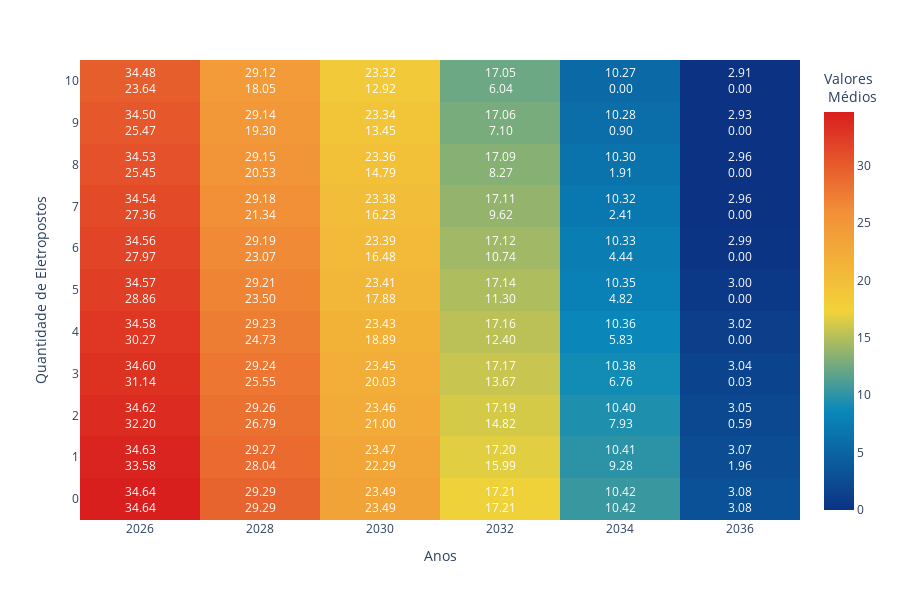

Notebook cell for this chart:
### Code cell
fig1 = conventional_heatmap(target_matrix= vsm_138_matrix)

fig1.show()

### Figure 1 — Plotly figure (JSON) as saved in the notebook; plotly's stock layout.template omitted (floating-point values rounded to 4 significant figures)
{"data": [{"coloraxis": "coloraxis", "hovertemplate": "Years: %{x}<br>Penetration Levels: %{y}<br>Valores <br> Médios: %{z}<extra></extra>", "name": "0", "type": "heatmap", "x": [2026, 2028, 2030, 2032, 2034, 2036], "xaxis": "x", "y": [10, 9, 8, 7, 6, 5, 4, 3, 2, 1, 0], "yaxis": "y", "z": [[34.64, 29.29, 23.49, 17.21, 10.42, 3.08], [34.16, 28.8, 23.0, 16.72, 9.936, 2.591], [33.67, 28.31, 22.51, 16.24, 9.446, 2.104], [33.18, 27.82, 22.02, 15.75, 8.962, 1.614], [32.7, 27.33, 21.54, 15.26, 8.475, 1.131], [32.21, 26.85, 21.05, 14.78, 7.984, 0.6413], [31.72, 26.36, 20.57, 14.29, 7.499, 0.1478], [31.23, 25.87, 20.07, 13.8, 7.011, 0], [30.75, 25.38, 19.58, 13.31, 6.525, 0], [30.25, 24.89, 19.09, 12.82, 6.03, 0], [29.77, 24.41, 18.61, 12.33, 5.548, 0]]}], "layout": {"annotations": [{"align": "center", "font": {"color": "white"}, "showarrow": false, "text": "34.48<br>23.64", "x": 2026, "y": 0}, {"align": "center", "font": {"color": "white"}, "showarrow": false, "text": "34.50<br>25.47", "x": 2026, "y": 1}, {"align": "center", "font": {"color": "white"}, "showarrow": false, "text": "34.53<br>25.45", "x": 2026, "y": 2}, {"align": "center", "font": {"color": "white"}, "showarrow": false, "text": "34.54<br>27.36", "x": 2026, "y": 3}, {"align": "center", "font": {"color": "white"}, "showarrow": false, "text": "34.56<br>27.97", "x": 2026, "y": 4}, {"align": "center", "font": {"color": "white"}, "showarrow": false, "text": "34.57<br>28.86", "x": 2026, "y": 5}, {"align": "center", "font": {"color": "white"}, "showarrow": false, "text": "34.58<br>30.27", "x": 2026, "y": 6}, {"align": "center", "font": {"color": "white"}, "showarrow": false, "text": "34.60<br>31.14", "x": 2026, "y": 7}, {"align": "center", "font": {"color": "white"}, "showarrow": false, "text": "34.62<br>32.20", "x": 2026, "y": 8}, {"align": "center", "font": {"color": "white"}, "showarrow": false, "text": "34.63<br>33.58", "x": 2026, "y": 9}, {"align": "center", "font": {"color": "white"}, "showarrow": false, "text": "34.64<br>34.64", "x": 2026, "y": 10}, {"align": "center", "font": {"color": "white"}, "showarrow": false, "text": "29.12<br>18.05", "x": 2028, "y": 0}, {"align": "center", "font": {"color": "white"}, "showarrow": false, "text": "29.14<br>19.30", "x": 2028, "y": 1}, {"align": "center", "font": {"color": "white"}, "showarrow": false, "text": "29.15<br>20.53", "x": 2028, "y": 2}, {"align": "center", "font": {"color": "white"}, "showarrow": false, "text": "29.18<br>21.34", "x": 2028, "y": 3}, {"align": "center", "font": {"color": "white"}, "showarrow": false, "text": "29.19<br>23.07", "x": 2028, "y": 4}, {"align": "center", "font": {"color": "white"}, "showarrow": false, "text": "29.21<br>23.50", "x": 2028, "y": 5}, {"align": "center", "font": {"color": "white"}, "showarrow": false, "text": "29.23<br>24.73", "x": 2028, "y": 6}, {"align": "center", "font": {"color": "white"}, "showarrow": false, "text": "29.24<br>25.55", "x": 2028, "y": 7}, {"align": "center", "font": {"color": "white"}, "showarrow": false, "text": "29.26<br>26.79", "x": 2028, "y": 8}, {"align": "center", "font": {"color": "white"}, "showarrow": false, "text": "29.27<br>28.04", "x": 2028, "y": 9}, {"align": "center", "font": {"color": "white"}, "showarrow": false, "text": "29.29<br>29.29", "x": 2028, "y": 10}, {"align": "center", "font": {"color": "white"}, "showarrow": false, "text": "23.32<br>12.92", "x": 2030, "y": 0}, {"align": "center", "font": {"color": "white"}, "showarrow": false, "text": "23.34<br>13.45", "x": 2030, "y": 1}, {"align": "center", "font": {"color": "white"}, "showarrow": false, "text": "23.36<br>14.79", "x": 2030, "y": 2}, {"align": "center", "font": {"color": "white"}, "showarrow": false, "text": "23.38<br>16.23", "x": 2030, "y": 3}, {"align": "center", "font": {"color": "white"}, "showarrow": false, "text": "23.39<br>16.48", "x": 2030, "y": 4}, {"align": "center", "font": {"color": "white"}, "showarrow": false, "text": "23.41<br>17.88", "x": 2030, "y": 5}, {"align": "center", "font": {"color": "white"}, "showarrow": false, "text": "23.43<br>18.89", "x": 2030, "y": 6}, {"align": "center", "font": {"color": "white"}, "showarrow": false, "text": "23.45<br>20.03", "x": 2030, "y": 7}, {"align": "center", "font": {"color": "white"}, "showarrow": false, "text": "23.46<br>21.00", "x": 2030, "y": 8}, {"align": "center", "font": {"color": "white"}, "showarrow": false, "text": "23.47<br>22.29", "x": 2030, "y": 9}, {"align": "center", "font": {"color": "white"}, "showarrow": false, "text": "23.49<br>23.49", "x": 2030, "y": 10}, {"align": "center", "font": {"color": "white"}, "showarrow": false, "text": "17.05<br>6.04", "x": 2032, "y": 0}, {"align": "center", "font": {"color": "white"}, "showarrow": false, "text": "17.06<br>7.10", "x": 2032, "y": 1}, {"align": "center", "font": {"color": "white"}, "showarrow": false, "text": "17.09<br>8.27", "x": 2032, "y": 2}, {"align": "center", "font": {"color": "white"}, "showarrow": false, "text": "17.11<br>9.62", "x": 2032, "y": 3}, {"align": "center", "font": {"color": "white"}, "showarrow": false, "text": "17.12<br>10.74", "x": 2032, "y": 4}, {"align": "center", "font": {"color": "white"}, "showarrow": false, "text": "17.14<br>11.30", "x": 2032, "y": 5}, {"align": "center", "font": {"color": "white"}, "showarrow": false, "text": "17.16<br>12.40", "x": 2032, "y": 6}, {"align": "center", "font": {"color": "white"}, "showarrow": false, "text": "17.17<br>13.67", "x": 2032, "y": 7}, {"align": "center", "font": {"color": "white"}, "showarrow": false, "text": "17.19<br>14.82", "x": 2032, "y": 8}, {"align": "center", "font": {"color": "white"}, "showarrow": false, "text": "17.20<br>15.99", "x": 2032, "y": 9}, {"align": "center", "font": {"color": "white"}, "showarrow": false, "text": "17.21<br>17.21", "x": 2032, "y": 10}, {"align": "center", "font": {"color": "white"}, "showarrow": false, "text": "10.27<br>0.00", "x": 2034, "y": 0}, {"align": "center", "font": {"color": "white"}, "showarrow": false, "text": "10.28<br>0.90", "x": 2034, "y": 1}, {"align": "center", "font": {"color": "white"}, "showarrow": false, "text": "10.30<br>1.91", "x": 2034, "y": 2}, {"align": "center", "font": {"color": "white"}, "showarrow": false, "text": "10.32<br>2.41", "x": 2034, "y": 3}, {"align": "center", "font": {"color": "white"}, "showarrow": false, "text": "10.33<br>4.44", "x": 2034, "y": 4}, {"align": "center", "font": {"color": "white"}, "showarrow": false, "text": "10.35<br>4.82", "x": 2034, "y": 5}, {"align": "center", "font": {"color": "white"}, "showarrow": false, "text": "10.36<br>5.83", "x": 2034, "y": 6}, {"align": "center", "font": {"color": "white"}, "showarrow": false, "text": "10.38<br>6.76", "x": 2034, "y": 7}, {"align": "center", "font": {"color": "white"}, "showarrow": false, "text": "10.40<br>7.93", "x": 2034, "y": 8}, {"align": "center", "font": {"color": "white"}, "showarrow": false, "text": "10.41<br>9.28", "x": 2034, "y": 9}, {"align": "center", "font": {"color": "white"}, "showarrow": false, "text": "10.42<br>10.42", "x": 2034, "y": 10}, {"align": "center", "font": {"color": "white"}, "showarrow": false, "text": "2.91<br>0.00", "x": 2036, "y": 0}, {"align": "center", "font": {"color": "white"}, "showarrow": false, "text": "2.93<br>0.00", "x": 2036, "y": 1}, {"align": "center", "font": {"color": "white"}, "showarrow": false, "text": "2.96<br>0.00", "x": 2036, "y": 2}, {"align": "center", "font": {"color": "white"}, "showarrow": false, "text": "2.96<br>0.00", "x": 2036, "y": 3}, {"align": "center", "font": {"color": "white"}, "showarrow": false, "text": "2.99<br>0.00", "x": 2036, "y": 4}, {"align": "center", "font": {"color": "white"}, "showarrow": false, "text": "3.00<br>0.00", "x": 2036, "y": 5}, {"align": "center", "font": {"color": "white"}, "showarrow": false, "text": "3.02<br>0.00", "x": 2036, "y": 6}, {"align": "center", "font": {"color": "white"}, "showarrow": false, "text": "3.04<br>0.03", "x": 2036, "y": 7}, {"align": "center", "font": {"color": "white"}, "showarrow": false, "text": "3.05<br>0.59", "x": 2036, "y": 8}, {"align": "center", "font": {"color": "white"}, "showarrow": false, "text": "3.07<br>1.96", "x": 2036, "y": 9}, {"align": "center", "font": {"color": "white"}, "showarrow": false, "text": "3.08<br>3.08", "x": 2036, "y": 10}], "coloraxis": {"colorbar": {"title": {"text": "Valores <br> Médios"}}, "colorscale": [[0, "rgb(12,51,131)"], [0.25, "rgb(10,136,186)"], [0.5, "rgb(242,211,56)"], [0.75, "rgb(242,143,56)"], [1, "rgb(217,30,30)"]]}, "height": 600, "margin": {"t": 60}, "title": {"x": 0.5}, "width": 900, "xaxis": {"anchor": "y", "domain": [0, 1], "ticktext": [2026, 2028, 2030, 2032, 2034, 2036], "tickvals": [2026, 2028, 2030, 2032, 2034, 2036], "title": {"text": "Anos"}}, "yaxis": {"anchor": "x", "autorange": "reversed", "domain": [0, 1], "ticktext": [10, 9, 8, 7, 6, 5, 4, 3, 2, 1, 0], "tickvals": [0, 1, 2, 3, 4, 5, 6, 7, 8, 9, 10], "title": {"text": "Quantidade de Eletropostos"}}}}
